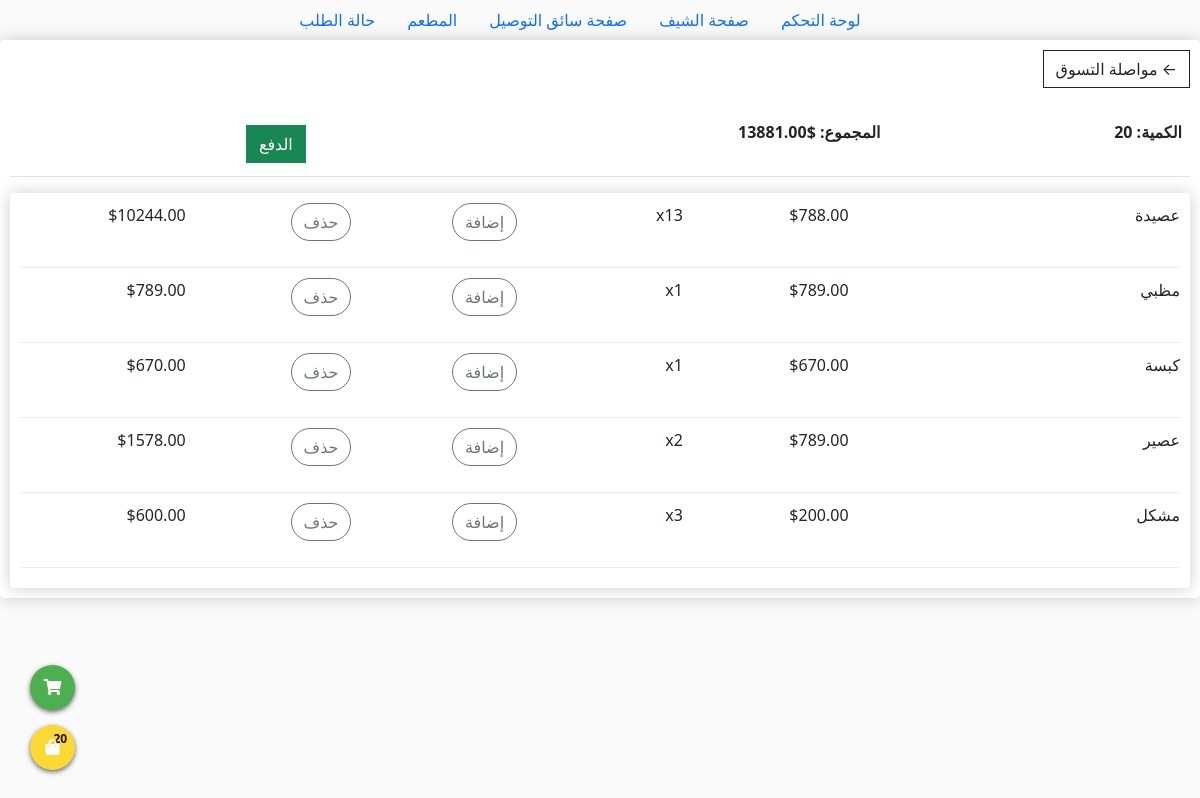
The app's page /cart (signed in) with its own data.
### app/models.py (models this page shows, shortened)
class Order(models.Model):
    customer = models.ForeignKey(Customer, on_delete=models.SET_NULL, null=True, blank=True)
    date_ordered = models.DateTimeField(auto_now_add=True)
    complete = models.BooleanField(default=False, null=True, blank=True)
    transaction_id = models.CharField(max_length=100, null=True)
    status_order = models.CharField(max_length=2, choices=ORDER_STATUS, default='NO')
    booking_driver = models.BooleanField(default=False, null=True, blank=True)
    driver = models.CharField(max_length=100, blank=True, null=True)
    @property
    def get_cart_total(self):
        orderitem = self.orderitem_set.all()
        total = sum([item.get_total for item in orderitem])
        return total
    @property
    def get_cart_items(self):
        orderitem = self.orderitem_set.all()
        total = sum([item.quantity for item in orderitem])
        return total

class OrderItem(models.Model):
    product = models.ForeignKey(Product, on_delete=models.SET_NULL, null=True)
    order = models.ForeignKey(Order, on_delete=models.SET_NULL, null=True)
    quantity = models.IntegerField(default=0, null=True, blank=True)
    date_added = models.DateTimeField(auto_now_add=True)
    @property
    def get_total(self):
        total = self.product.price * self.quantity
        return total

class Product(models.Model):
    name = models.CharField(max_length=200)
    price = models.DecimalField(max_digits=7, decimal_places=2)
    discount_price = models.FloatField(blank=True, null=True)
    digital = models.BooleanField(default=False, null=True, blank=True)
    image = models.ImageField(null=False, blank=False)
    description = models.TextField(blank=True, null=True)

### app/views.py (the view)
# urls.py: path('cart', views.cart, name='cart'),
@login_required()
def cart(request):
    data = cartData(request)
    context = {
        'items':data['items'],
        'order':data['order'],
        'cartItems':data['cartItems'],
    }
    return render(request, "cart.html", context)

### app/utils.py (called while the page is built)
def cartData(request):
    customer = request.user.customer
    order, created = Order.objects.get_or_create(customer=customer, complete=False)
    items = order.orderitem_set.all()
    cartItems = order.get_cart_items
    return {'order':order, 'items':items, 'cartItems':cartItems}

### app/templates/cart.html (shortened to what this page needs)
{% extends "base.html" %}
{% block content %}
<div class="box-element">
    <a class="btn btn-outline-dark" href="{% url 'listProducts' %}">&#x2190; مواصلة التسوق</a>
    <br>
    <br>
    <table class="table">
    <tr>
        <th><t5>الكمية: <strong>{{ order.get_cart_items }}</strong></t5></th>
        <th><t5>المجموع: <strong> ${{ order.get_cart_total }}</strong></t5></th>
        <th>
        <a style="float: right; margin: 5px;" class="btn btn-success" href="{% url 'checkout'%}">الدفع</a>
        </th>
    </tr>
    </table>
<div class="box-element">
    {% for item in items %}
        <div class="cart-row">
			<div style="flex:2"><p>{{ item.product.name }}</p></div>
			<div style="flex:1"><p>${{ item.product.price|floatformat:2 }}</p></div>
	    	<div style="flex:1"><p>x{{ item.quantity }}</p></div>
            <div style="flex:1"><p><button data-product="{{ item.product.id }}" data-action="add" data-reload="yes" class="btn btn-outline-secondary rounded-pill add-to-cart update-cart">إضافة</button></p></div>
            <div style="flex:1"><p><button data-product="{{ item.product.id }}" data-action="remove" data-reload="yes" class="btn btn-outline-secondary rounded-pill add-to-cart update-cart">حذف</button></p></div>
            <div style="flex:1"><p>${{ item.get_total }}</p></div>
		</div>
    {% endfor %}
</div>
</div>
{% endblock content %}

### static/css/main.css (style rules this page uses)
body { background-color: hsl(0, 0%, 98%); }
.box-element { box-shadow:hsl(0, 0%, 80%) 0 0 16px; background-color: #fff; border-radius: 4px; padding: 10px; }
.btn { border-radius: 0; }
.cart-row { display: flex; align-items: flex-stretch; padding-bottom: 10px; margin-bottom: 10px; border-bottom: 1px solid #ececec; }

### records on screen
Order: get_cart_items "20", get_cart_total "13881.00"
OrderItem: product.name "عصيدة", product.price "788.00", quantity "13", get_total "10244.00"
OrderItem: product.name "مظبي", product.price "789.00", quantity "1", get_total "789.00"
OrderItem: product.name "كبسة", product.price "670.00", quantity "1", get_total "670.00"
OrderItem: product.name "عصير", product.price "789.00", quantity "2", get_total "1578.00"
OrderItem: product.name "مشكل", product.price "200.00", quantity "3", get_total "600.00"

### other values on screen
{{ cartItems }} "20"
